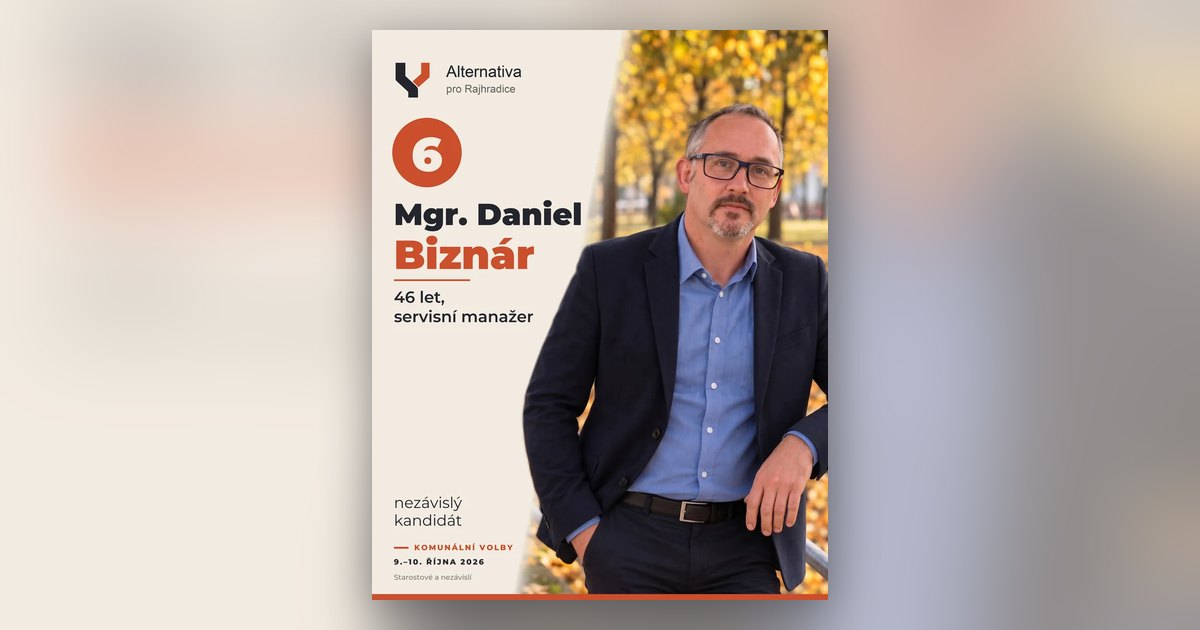
#> input picture assets/img/tym/og/daniel-biznar.jpg, 1200 x 630 px
$ python -i build_kandidati.py   (imports and definitions only)
#> lines starting #> are read from the running program, lines starting #| are printed output that depends on the picture
"""Vygeneruje sdílecí stránky kandidátů: kandidat/<id>.html + náhledový obrázek assets/img/tym/og/<id>.jpg.

Proč: Facebook, WhatsApp ani Messenger nespouští JavaScript, takže u odkazu na stránku vidí vždy
stejný obecný og.png. Každý člověk z týmu má proto vlastní malou HTML stránku, která nese
jeho og:image (1200×630 s medailonkem) a návštěvníka hned přesměruje dál:
zastupitele na /zastupitele#id, ostatní na /zastupitele (stránka kandidátů je po volbách v _archiv/).

Spustit z WEB/ po každé změně kandidátů nebo medailonků:  python tools/build_kandidati.py
Doménu bere z canonical v zastupitele.html (doplňuje ji tools/set_domain.py).
"""
import json, os, re, subprocess, sys
from PIL import Image, ImageFilter

# [1 line not run here, left out]

# --- data z js/data.js (načte je Node, aby se nemusel parsovat JS ručně) ----
try:
    out = subprocess.run(["node", "-e", "const fs=require('fs');new Function(fs.readFileSync('js/data.js','utf8')+';console.log(JSON.stringify({SITE,CANDIDATES}))')()"],
                         capture_output=True, text=True, encoding="utf-8", check=True).stdout
except (OSError, subprocess.CalledProcessError) as e:
    sys.exit(f"Nepodařilo se načíst js/data.js přes Node: {e}")
# [1 line that did not run here, left out]
# [1 line that did not run here, left out]

# [3 lines not run here, left out]
# [1 line that did not run here, left out]

# [2 lines not run here, left out]

CREAM, W, H = (242, 235, 225), 1200, 630

def og_image(src, dst):
    """Medailonek uprostřed na 1200×630: vzadu rozmazaná verze fotky, vpředu ostrá karta se stínem."""
#> called with src = '../assets/img/tym/og/daniel-biznar.jpg', dst = 'out.png'
    card = Image.open(src).convert("RGB")
#> card is the input picture: PIL image 1200x630 RGB; mean R, G, B 185.5, 173.5, 167
    ch = H - 60
    card = card.resize((round(card.width * ch / card.height), ch), Image.LANCZOS)
#> card: PIL image 1086x570 RGB
    # pozadí: medailonek roztažený přes celou plochu, silně rozmazaný a prosvětlený do krémové
    bg = card.resize((W, round(W * card.height / card.width)), Image.LANCZOS)
    bg = bg.crop((0, (bg.height - H) // 2, W, (bg.height - H) // 2 + H)).filter(ImageFilter.GaussianBlur(40))
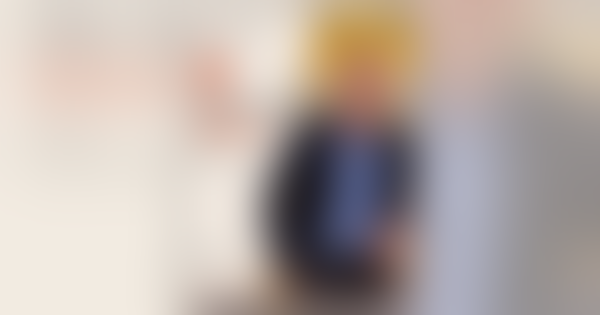
#> bg: PIL image 1200x630 RGB (shown at 1/2 size); mean R, G, B 185.6, 173.6, 167.3
    bg = Image.blend(bg, Image.new("RGB", (W, H), CREAM), 0.55)
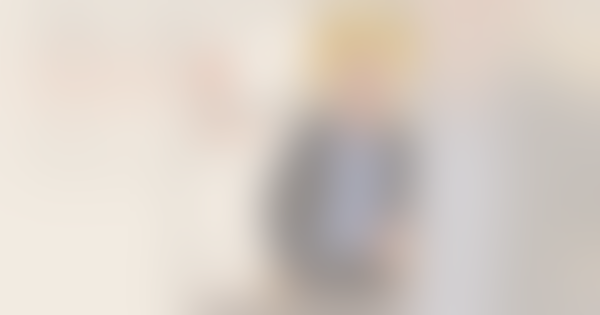
#> bg: PIL image 1200x630 RGB (shown at 1/2 size); mean R, G, B 216.2, 206.9, 198.6
    # stín
    x, y = (W - card.width) // 2, (H - card.height) // 2
    shadow = Image.new("RGBA", (W, H), (0, 0, 0, 0))
#> shadow: PIL image 1200x630 RGBA; every value is 0
    shadow.paste((36, 37, 45, 120), (x, y + 14, x + card.width, y + card.height + 14))
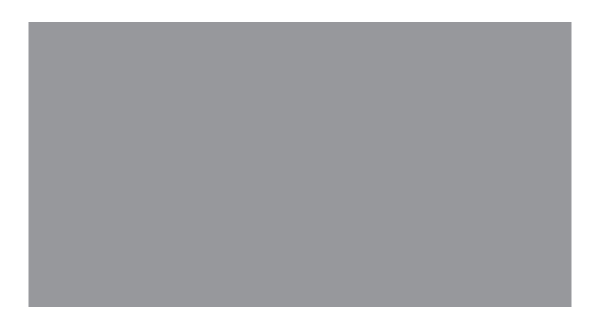
#> shadow: PIL image 1200x630 RGBA (shown at 1/2 size); mean R, G, B, A 29.5, 30.3, 36.8, 98.3; transparent parts drawn white
    shadow = shadow.filter(ImageFilter.GaussianBlur(22))
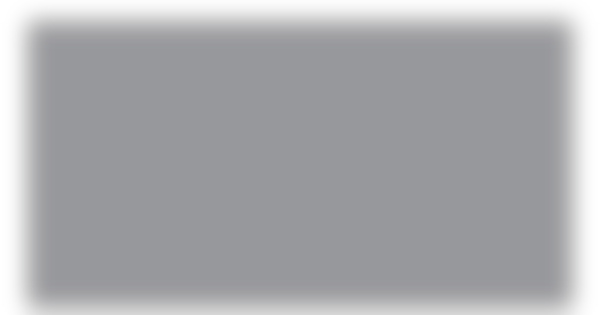
#> shadow: PIL image 1200x630 RGBA (shown at 1/2 size); mean R, G, B, A 29.4, 30.2, 36.7, 97.9; transparent parts drawn white
    bg = Image.alpha_composite(bg.convert("RGBA"), shadow).convert("RGB")
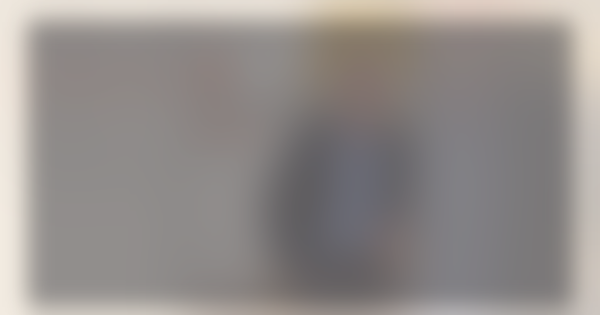
#> bg: PIL image 1200x630 RGB (shown at 1/2 size); mean R, G, B 146.8, 141.5, 139
    bg.paste(card, (x, y))
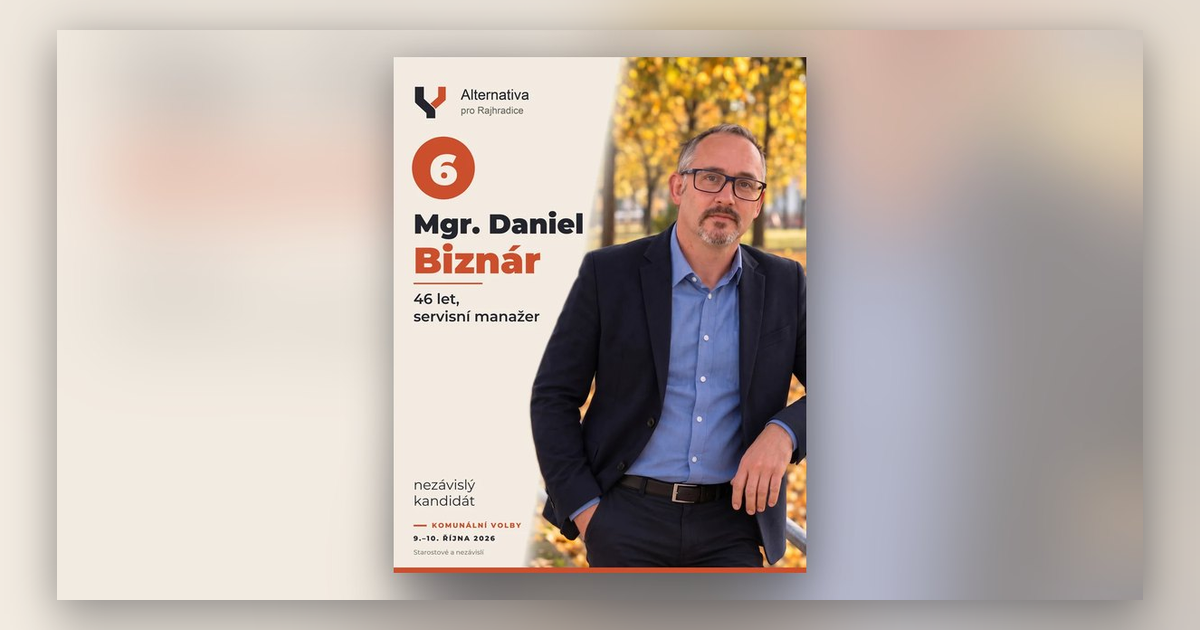
#> bg: PIL image 1200x630 RGB; mean R, G, B 188.3, 177, 170.1
    bg.save(dst, "JPEG", quality=86, optimize=True, progressive=True)

PAGE = """<!DOCTYPE html>
<html lang="cs">
<head>
  <meta charset="UTF-8">
  <meta name="viewport" content="width=device-width, initial-scale=1">
  <title>{jmeno} · Kandidáti · {site}</title>
  <meta name="description" content="{popis}">
  <meta name="robots" content="noindex, follow"><!-- jen sdílecí stránka, do vyhledávačů patří zastupitele.html -->
  <link rel="canonical" href="{domain}/zastupitele">
  <meta property="og:type" content="profile">
  <meta property="og:site_name" content="{site}">
  <meta property="og:locale" content="cs_CZ">
  <meta property="og:url" content="{domain}/kandidat/{id}">
  <meta property="og:title" content="{jmeno} – {kdo}">
  <meta property="og:description" content="{popis}">
  <meta property="og:image" content="{domain}/assets/img/tym/og/{id}.jpg">
  <meta property="og:image:width" content="1200">
  <meta property="og:image:height" content="630">
  <meta property="og:image:alt" content="Medailonek: {jmeno}, {kdo}">
  <meta name="twitter:card" content="summary_large_image">
  <meta name="theme-color" content="#24252d">
  <link rel="icon" href="/favicon.ico" sizes="16x16 32x32 48x48 64x64 128x128 256x256">
  <link rel="icon" href="/assets/img/favicon-96.png" type="image/png" sizes="96x96">
  <link rel="icon" href="/assets/img/favicon-192.png" type="image/png" sizes="192x192">
  <link rel="icon" href="/assets/img/favicon-512.png" type="image/png" sizes="512x512">
  <link rel="icon" href="/assets/img/Icon.svg" type="image/svg+xml">
  <link rel="apple-touch-icon" href="/assets/img/apple-touch-icon.png">
  <script>location.replace("{cil}");</script>
  <style>body{{margin:0;min-height:100vh;display:grid;place-items:center;background:#f2ebe1;color:#24252d;font:500 16px/1.5 system-ui,sans-serif;text-align:center;padding:24px}}a{{color:#c8502f}}</style>
</head>
<body>
  <p><strong>{jmeno}</strong> – {kdo}<br><a href="{cil}">Pokračovat →</a></p>
</body>
</html>
"""

n = 0
# [12 lines not run here, left out]

# stránky kandidátů, kteří už v datech nejsou, pryč
# [1 line that did not run here, left out]
# [6 lines not run here, left out]

>>> result = og_image('../assets/img/tym/og/daniel-biznar.jpg', 'out.png')

$ run again, on assets/img/tym/og/jiri-minarik.jpg
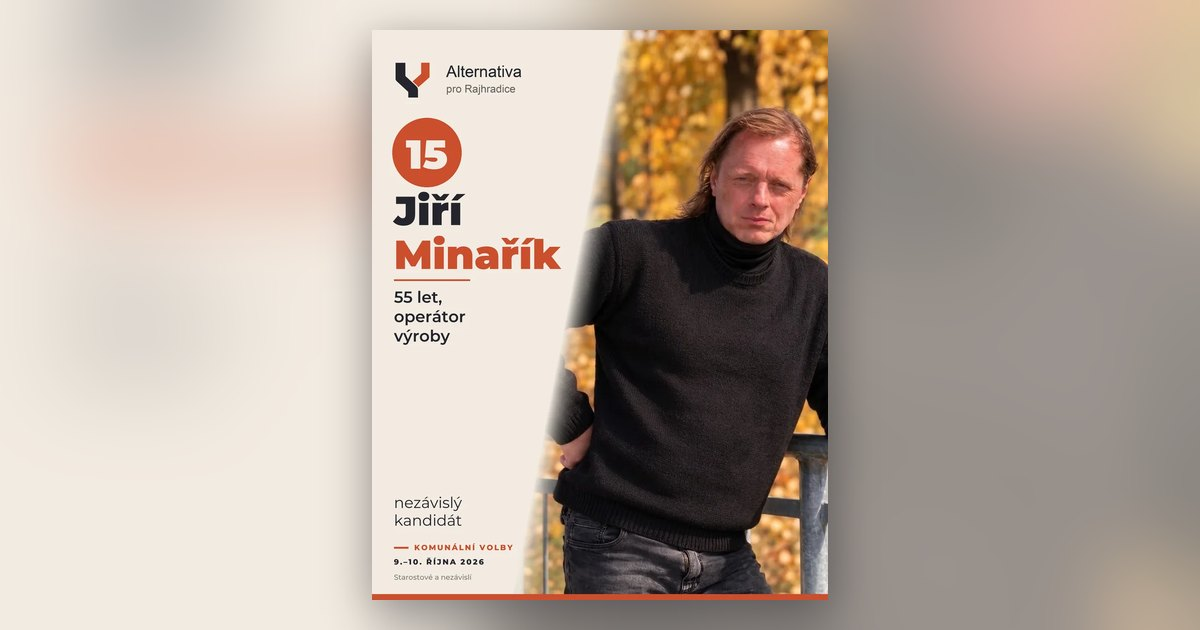
#> input picture assets/img/tym/og/jiri-minarik.jpg, 1200 x 630 px
#> in og_image, card is the input picture: PIL image 1200x630 RGB; mean R, G, B 181.6, 167.3, 155.9
#> card: PIL image 1086x570 RGB
#> in og_image, `bg = Image.blend(bg, Image.new("RGB", (W, H), CREAM), 0.55)`:
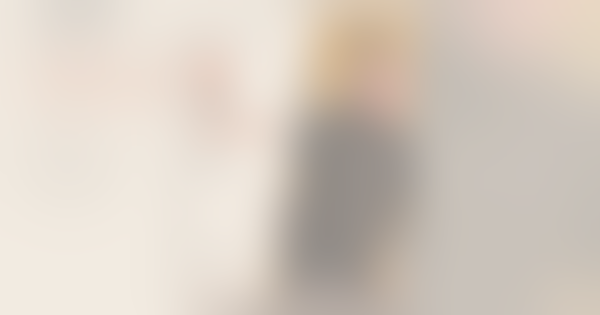
#> bg: PIL image 1200x630 RGB (shown at 1/2 size); mean R, G, B 214.4, 204.1, 193.5
#> in og_image, `bg.paste(card, (x, y))`:
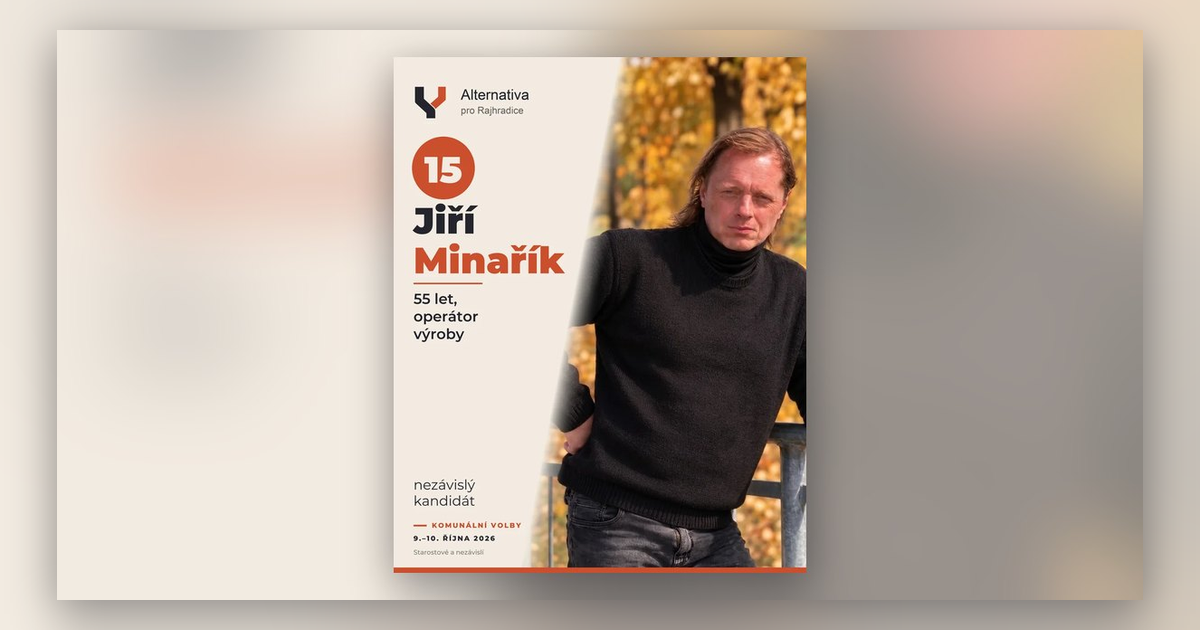
#> bg: PIL image 1200x630 RGB; mean R, G, B 185, 171.7, 160.7

$ run again, on assets/img/tym/og/lukas-kordik.jpg
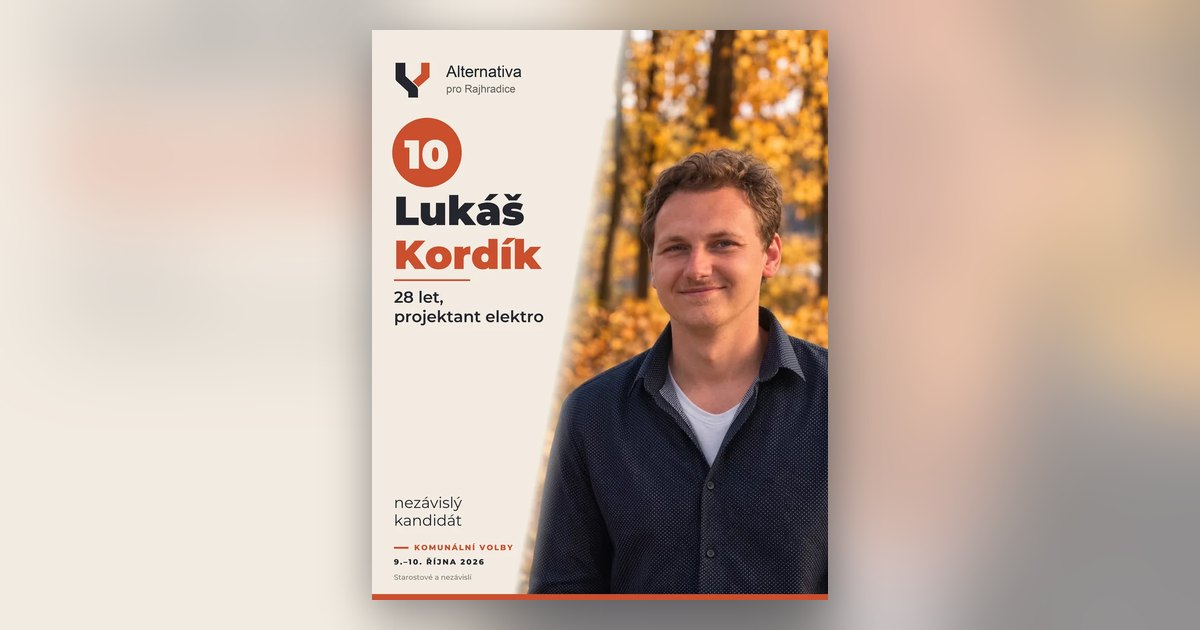
#> input picture assets/img/tym/og/lukas-kordik.jpg, 1200 x 630 px
#> in og_image, card is the input picture: PIL image 1200x630 RGB; mean R, G, B 196.4, 176.6, 163
#> card: PIL image 1086x570 RGB
#> in og_image, `bg = Image.alpha_composite(bg.convert("RGBA"), shadow).convert("RGB")`:
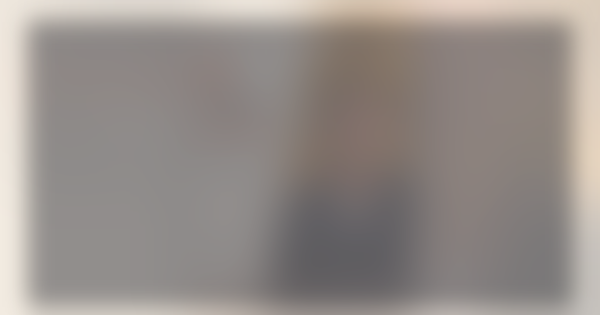
#> bg: PIL image 1200x630 RGB (shown at 1/2 size); mean R, G, B 149.5, 142.2, 137.9
#> in og_image, `bg.paste(card, (x, y))`:
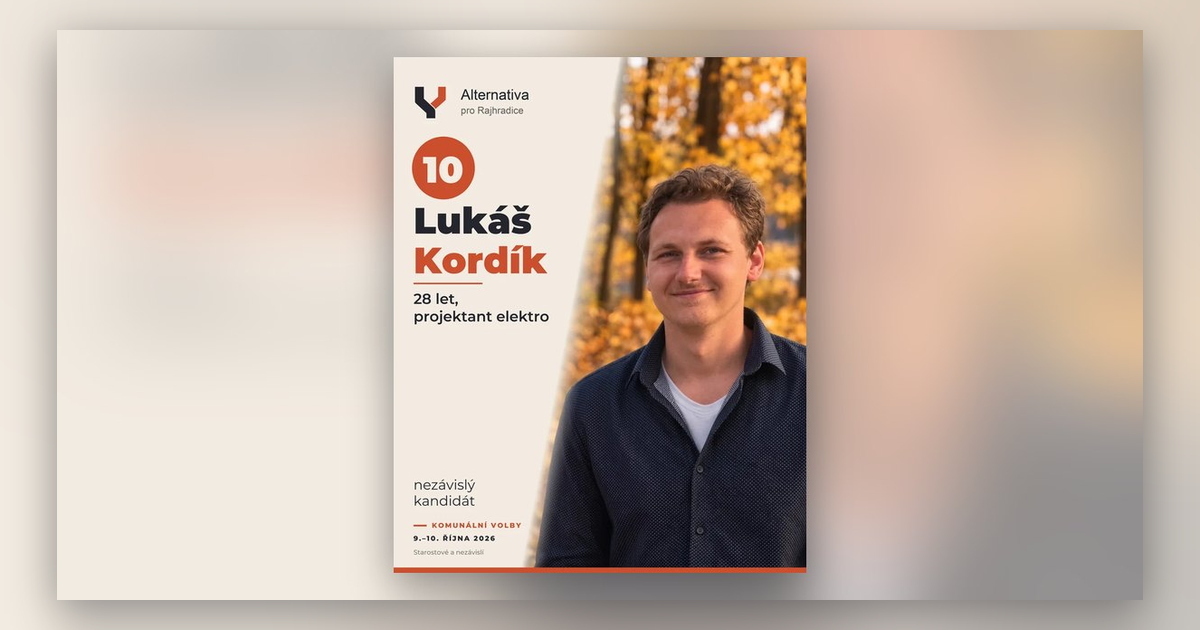
#> bg: PIL image 1200x630 RGB; mean R, G, B 197.4, 179.6, 166.7
